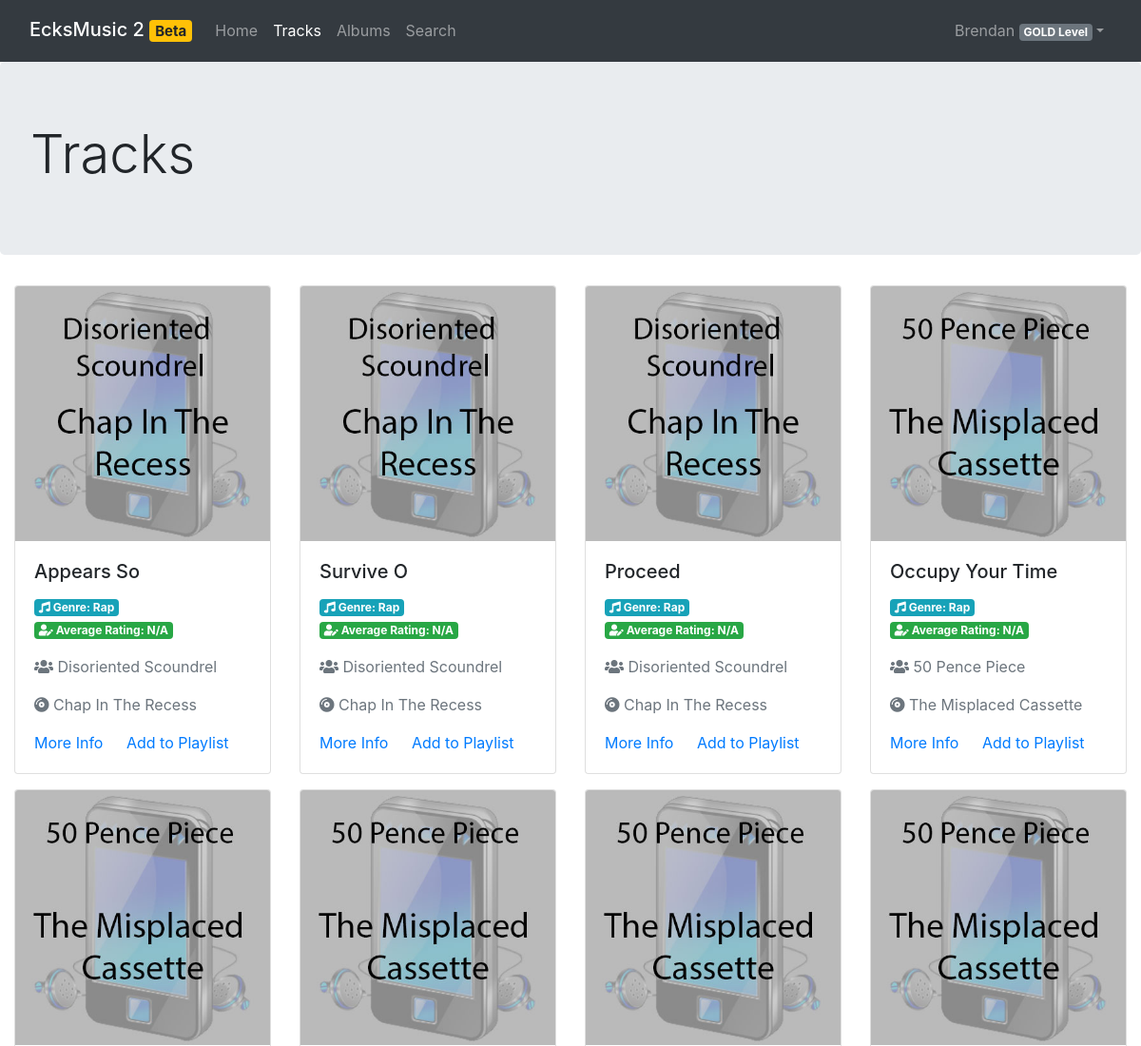
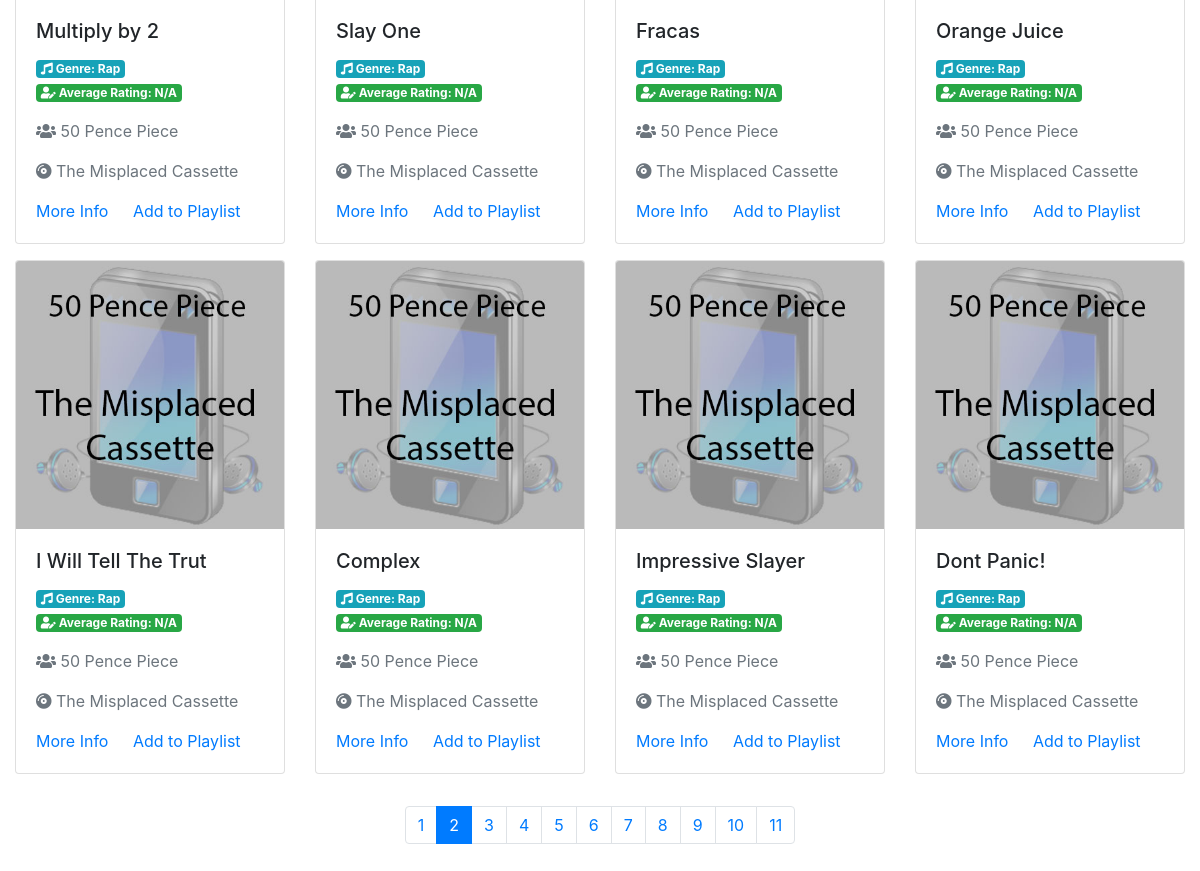
The app's page /pages/tracks.php?page=2 (signed in) with its own data (2 pictures, top to bottom).
### tables this page shows
CREATE TABLE `tracks` (
  `track_id` int(11) NOT NULL,
  `artist_id` int(11) DEFAULT NULL,
  `album_id` int(11) DEFAULT NULL,
  `track_name` varchar(255) DEFAULT NULL,
  `description` varchar(255) DEFAULT NULL,
  `image` varchar(255) DEFAULT NULL,
  `thumbnail` varchar(255) DEFAULT NULL,
  `sample` varchar(255) DEFAULT NULL,
  `genre` varchar(225) DEFAULT NULL,
  PRIMARY KEY (`track_id`),
  KEY `artist_idx` (`artist_id`),
  KEY `album_idx` (`album_id`),
  CONSTRAINT `album` FOREIGN KEY (`album_id`) REFERENCES `albums` (`album_id`) ON DELETE NO ACTION ON UPDATE NO ACTION,
  CONSTRAINT `artist` FOREIGN KEY (`artist_id`) REFERENCES `artists` (`artist_id`) ON DELETE NO ACTION ON UPDATE NO ACTION
);

CREATE TABLE `artists` (
  `artist_id` int(11) NOT NULL AUTO_INCREMENT,
  `artist_name` varchar(60) NOT NULL,
  PRIMARY KEY (`artist_id`),
  UNIQUE KEY `artist_name_UNIQUE` (`artist_name`)
);

CREATE TABLE `albums` (
  `album_id` int(11) NOT NULL AUTO_INCREMENT,
  `artist_id` int(11) NOT NULL,
  `album_name` varchar(60) NOT NULL,
  PRIMARY KEY (`album_id`),
  UNIQUE KEY `album_id_UNIQUE` (`artist_id`),
  UNIQUE KEY `album_name_UNIQUE` (`album_name`),
  CONSTRAINT `artist_id` FOREIGN KEY (`artist_id`) REFERENCES `artists` (`artist_id`) ON DELETE NO ACTION ON UPDATE NO ACTION
);

### src/php/vars.php (called while the page is built, shortened)
<?php
$PAGINATION_PAGE_TRACKS = 12;

### src/php/music.php (the view, shortened to what this page needs)
<?php
require_once "reviews.php";
class Artist {
  public function __construct(int $Id, string $Name) {
    $this->Name = $Name;
  }
}
class Album {
  public function __construct(int $Id, string $Name, Artist $Artist) {
    $this->Name = $Name;
  }
}
class Track {
  public $Id;
  public $Artist;
  public $Album;
  public $Name;
  public $Genre;
  public $ImagePath;
  public $AverageRating;
  public function __construct($result)
  {
    $this->Id = $result['track_id'];
    $this->Artist = new Artist($result['artist_id'], $result['artist_name']);
    $this->Album = new Album($result['album_id'], $result['album_name'], $this->Artist);
    $this->Name = $result['track_name'];
    $this->Genre = $result['genre'];
    $this->ImagePath = $result['image'];
    try {
      $this->AverageRating = Reviews::averageRating($this->Id) . "/10";
    } catch (Exception $e) {
      $this->AverageRating = "N/A";
    }
  }
  public function prettyPrint() {
    return '
      <div class="col-md-3">
      <div class="card">
        <img class="card-img-top" src="../' . $this->ImagePath . '" alt="Card image cap">
        <div class="card-body">
          <h5 class="card-title">
            ' . $this->Name . '
          </h5>
          <p>
            <span class="badge badge-info"><span class="fas fa-music"></span> Genre: ' . $this->Genre . '</span>
            <span class="badge badge-success"><span class="fas fa-user-edit"></span> Average Rating: ' . $this->AverageRating . '</span>
          </p>
          <p class="text-muted"><span title="Artist" class="fas fa-users"></span> ' . $this->Artist->Name . '</p>
          <p class="text-muted"><span title="Album" class="fas fa-compact-disc"></span> ' . $this->Album->Name . '</p>
          <a href="track.php?id=' . $this->Id . '" class="card-link">More Info</a>
          <a href="#" class="card-link">Add to Playlist</a>
        </div>
      </div>
    </div>
    ';
  }
}
class Tracks
{
  public static function trackCount(): int {
    global $pdo;
    $result = $pdo->query("SELECT COUNT(*) FROM tracks;");
    return $result->fetch(pdo::FETCH_NUM)[0];
  }
  public static function getAll(int $limit = 100, int $after = 0): array
  {
    global $pdo;
    $query = $pdo->prepare(
      "SELECT * FROM tracks NATURAL JOIN artists NATURAL JOIN albums
             WHERE track_id > :after ORDER BY track_id LIMIT :limit;"
    );
    $query->bindParam(":limit", $limit, PDO::PARAM_INT);
    $query->bindParam(":after", $after, PDO::PARAM_INT);
    $result = $query->execute();
    $Tracks = [];
    foreach ($query->fetchAll(PDO::FETCH_ASSOC) as $TrackEntry) {
      array_push($Tracks, new Track($TrackEntry));
    }
    return $Tracks;
  }
}
class TrackPaginator
{
  private $trackCount = 0;
  public function __construct() {
    global $PAGINATION_PAGE_TRACKS;
    try {
      $this->trackCount = Tracks::trackCount();
    } catch (Exception $e) {
      throw $e;
    }
    $this->pages = round($this->trackCount / $PAGINATION_PAGE_TRACKS) + 1;
  }
  public function getPage(int $page) {
    global $PAGINATION_PAGE_TRACKS;
    if ($page == 1) {
      $lastId = 0;
    } else {
      $lastId = $PAGINATION_PAGE_TRACKS * ($page - 1);
    }
    return Tracks::getAll($PAGINATION_PAGE_TRACKS, $lastId);
  }
}

### src/pages/tracks.php (shortened to what this page needs)
<?php
require_once '../php/auth.php';
require_once '../php/music.php';
if (isset($_SESSION['User'])) $user = unserialize($_SESSION['User']);
?>
<!DOCTYPE html>
<html lang="en">
<head>
  <link rel="stylesheet" href="https://cdn.jsdelivr.net/npm/bootstrap@4.6.0/dist/css/bootstrap.min.css"
>
  <link rel="stylesheet" href="https://cdnjs.cloudflare.com/ajax/libs/font-awesome/5.15.2/css/all.min.css"
/>
  <link rel="stylesheet" href="../css/stylesheet.css"/>
</head>
<body>
<nav class="navbar navbar-expand-md navbar-dark bg-dark sticky-top">
  <div class="container-fluid">
    <h2><a class="navbar-brand" href="#">EcksMusic 2 <span class="badge badge-warning">Beta</span></a></h2>
    <div class="collapse navbar-collapse" id="navbarResponsive">
      <ul class="navbar-nav mr-auto">
        <li class="navbar-item">
          <a class="nav-link" href="../">Home</a>
        </li>
        <li class="navbar-item active">
          <a class="nav-link" href="#">Tracks</a>
        </li>
        <li class="navbar-item">
          <a class="nav-link" href="albums.php">Albums</a>
        </li>
        <li class="navbar-item">
          <a class="nav-link" href="search.php">Search</a>
        </li>
      </ul>
      <ul class="navbar-nav ml-auto">
        <?php
        echo '<li class="nav-item dropdown">';
        echo '<a class="nav-link dropdown-toggle" href="#" id="navbarDropdownMenuLink" data-toggle="dropdown">';
        echo $user->Username . ' <span class="badge badge-secondary">' . $user->PricingPlan->Name . '</span></a>';
        echo '<div class="dropdown-menu dropdown-menu-right">';
        echo '</div></li>';
        ?>
      </ul>
    </div>
  </div>
</nav>
<div class="jumbotron">
  <h1 class="display-4">Tracks</h1>
</div>
<div class="container-fluid">
  <div class="row">
    <?php
      $paginator = new TrackPaginator();
      if (isset($_GET['page'])) $page = $_GET['page']; else $page = 1;
      $tracks = $paginator->getPage($page);
      foreach($tracks as $track) {
        echo $track->prettyPrint();
      }
    ?>
  </div>
  <div class="row d-flex justify-content-center">
    <nav aria-label="Page navigation example">
      <ul class="pagination">
        <?php
          for ($i = 1; $i <= $paginator->pages; $i++) {
            if ($i == $page) {
              echo "<li class='page-item active'><a class='page-link' href='?page=" . $i . "'>" . $i . "</a></li>\r\n";
            } else {
              echo "<li class='page-item'><a class='page-link' href='?page=" . $i . "'>" . $i . "</a></li>\r\n";
            }
          }
        ?>
      </ul>
    </nav>
  </div>
</div>
</body>
</html>

### src/css/stylesheet.css (style rules this page uses)
.row, .card { margin-bottom: 1rem; }

### records on screen
tracks: image (picture), track_name "Appears So", genre "Rap", artist.artist_name "Disoriented Scoundrel", album.album_name "Chap In The Recess"
tracks: image (picture), track_name "Survive O", genre "Rap", artist.artist_name "Disoriented Scoundrel", album.album_name "Chap In The Recess"
tracks: image (picture), track_name "Proceed", genre "Rap", artist.artist_name "Disoriented Scoundrel", album.album_name "Chap In The Recess"
tracks: image (picture), track_name "Occupy Your Time", genre "Rap", artist.artist_name "50 Pence Piece", album.album_name "The Misplaced Cassette"
tracks: image (picture), track_name "Multiply by 2", genre "Rap", artist.artist_name "50 Pence Piece", album.album_name "The Misplaced Cassette"
tracks: image (picture), track_name "Slay One", genre "Rap", artist.artist_name "50 Pence Piece", album.album_name "The Misplaced Cassette"
tracks: image (picture), track_name "Fracas", genre "Rap", artist.artist_name "50 Pence Piece", album.album_name "The Misplaced Cassette"
tracks: image (picture), track_name "Orange Juice", genre "Rap", artist.artist_name "50 Pence Piece", album.album_name "The Misplaced Cassette"
tracks: image (picture), track_name "I Will Tell The Trut", genre "Rap", artist.artist_name "50 Pence Piece", album.album_name "The Misplaced Cassette"
tracks: image (picture), track_name "Complex", genre "Rap", artist.artist_name "50 Pence Piece", album.album_name "The Misplaced Cassette"
tracks: image (picture), track_name "Impressive Slayer", genre "Rap", artist.artist_name "50 Pence Piece", album.album_name "The Misplaced Cassette"
tracks: image (picture), track_name "Dont Panic!", genre "Rap", artist.artist_name "50 Pence Piece", album.album_name "The Misplaced Cassette"

### other values on screen
$user->Username "Brendan"
$user->PricingPlan->Name "GOLD Level"
